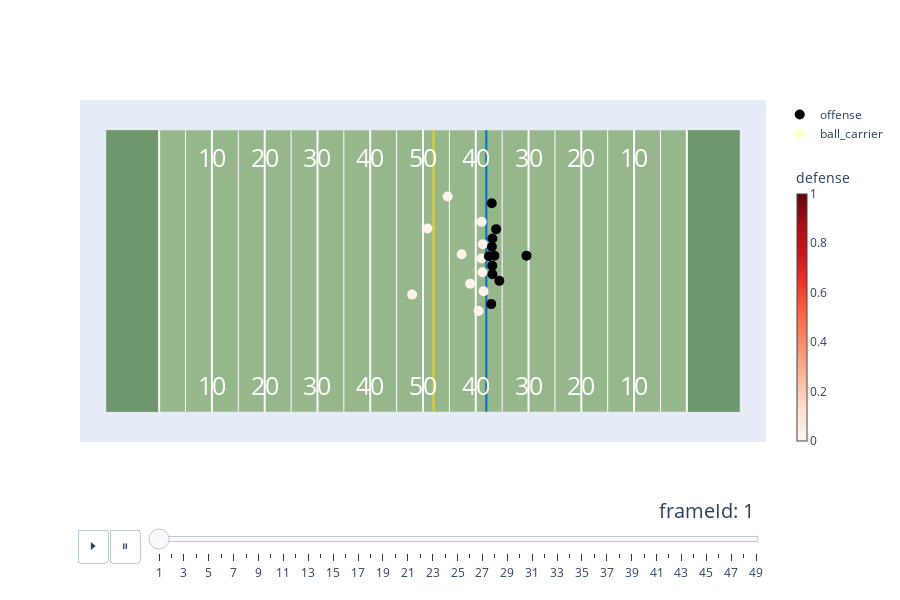

The notebook cell this image was saved under:
### Code cell
field_proba.fig.show()

### Figure 1 — Plotly figure (JSON) as saved in the notebook; plotly's stock layout.template omitted (floating-point values rounded to 4 significant figures)
{"data": [{"marker": {"cmax": 1, "cmin": 0, "color": "#fff2eb", "colorbar": {"len": 0.85, "thickness": 10, "title": {"text": "defense"}, "x": 1.03, "y": 0.4}, "colorscale": [[0, "rgb(255,245,240)"], [0.125, "rgb(254,224,210)"], [0.25, "rgb(252,187,161)"], [0.375, "rgb(252,146,114)"], [0.5, "rgb(251,106,74)"], [0.625, "rgb(239,59,44)"], [0.75, "rgb(203,24,29)"], [0.875, "rgb(165,15,21)"], [1, "rgb(103,0,13)"]], "size": 10}, "mode": "markers", "name": "defense", "showlegend": false, "type": "scatter", "x": [67.32, 71.28, 64.67, 68.95, 71.11, 71.34, 57.93, 70.55, 71.08, 71.48, 60.84], "y": [29.83, 26.41, 40.76, 24.25, 35.96, 31.73, 22.18, 19.07, 29.01, 22.81, 34.71]}, {"hoverinfo": "none", "marker": {"color": "black", "size": 10}, "mode": "markers", "name": "offense", "type": "scatter", "x": [73.13, 72.5, 73.03, 73.15, 73.53, 79.61, 73.86, 73.06, 72.93, 74.47, 73.16], "y": [27.64, 29.46, 39.5, 26.04, 29.54, 29.56, 34.58, 31.23, 20.38, 24.78, 32.8]}, {"hoverinfo": "none", "marker": {"color": "yellow", "opacity": 0, "size": 10}, "mode": "markers", "name": "ball_carrier", "type": "scatter", "x": [0], "y": [0]}], "layout": {"annotations": [{"font": {"color": "white", "size": 25}, "showarrow": false, "text": "10", "x": 20, "y": 48.3}, {"font": {"color": "white", "size": 25}, "showarrow": false, "text": "20", "x": 30, "y": 48.3}, {"font": {"color": "white", "size": 25}, "showarrow": false, "text": "30", "x": 40, "y": 48.3}, {"font": {"color": "white", "size": 25}, "showarrow": false, "text": "40", "x": 50, "y": 48.3}, {"font": {"color": "white", "size": 25}, "showarrow": false, "text": "50", "x": 60, "y": 48.3}, {"font": {"color": "white", "size": 25}, "showarrow": false, "text": "40", "x": 70, "y": 48.3}, {"font": {"color": "white", "size": 25}, "showarrow": false, "text": "30", "x": 80, "y": 48.3}, {"font": {"color": "white", "size": 25}, "showarrow": false, "text": "20", "x": 90, "y": 48.3}, {"font": {"color": "white", "size": 25}, "showarrow": false, "text": "10", "x": 100, "y": 48.3}, {"font": {"color": "white", "size": 25}, "showarrow": false, "text": "10", "x": 20, "y": 5}, {"font": {"color": "white", "size": 25}, "showarrow": false, "text": "20", "x": 30, "y": 5}, {"font": {"color": "white", "size": 25}, "showarrow": false, "text": "30", "x": 40, "y": 5}, {"font": {"color": "white", "size": 25}, "showarrow": false, "text": "40", "x": 50, "y": 5}, {"font": {"color": "white", "size": 25}, "showarrow": false, "text": "50", "x": 60, "y": 5}, {"font": {"color": "white", "size": 25}, "showarrow": false, "text": "40", "x": 70, "y": 5}, {"font": {"color": "white", "size": 25}, "showarrow": false, "text": "30", "x": 80, "y": 5}, {"font": {"color": "white", "size": 25}, "showarrow": false, "text": "20", "x": 90, "y": 5}, {"font": {"color": "white", "size": 25}, "showarrow": false, "text": "10", "x": 100, "y": 5}], "height": 600, "shapes": [{"fillcolor": "#96B78C", "layer": "below", "line": {"width": 0}, "type": "rect", "x0": 0, "x1": 120, "y0": 0, "y1": 53.3}, {"fillcolor": "#6F976D", "layer": "below", "line": {"width": 0}, "type": "rect", "x0": 0, "x1": 10, "y0": 0, "y1": 53.3}, {"fillcolor": "#6F976D", "layer": "below", "line": {"width": 0}, "type": "rect", "x0": 110, "x1": 120, "y0": 0, "y1": 53.3}, {"layer": "below", "line": {"color": "white", "width": 2}, "type": "line", "x0": 10, "x1": 10, "y0": 0, "y1": 53.3}, {"layer": "below", "line": {"color": "white", "width": 1}, "type": "line", "x0": 15, "x1": 15, "y0": 0, "y1": 53.3}, {"layer": "below", "line": {"color": "white", "width": 2}, "type": "line", "x0": 20, "x1": 20, "y0": 0, "y1": 53.3}, {"layer": "below", "line": {"color": "white", "width": 1}, "type": "line", "x0": 25, "x1": 25, "y0": 0, "y1": 53.3}, {"layer": "below", "line": {"color": "white", "width": 2}, "type": "line", "x0": 30, "x1": 30, "y0": 0, "y1": 53.3}, {"layer": "below", "line": {"color": "white", "width": 1}, "type": "line", "x0": 35, "x1": 35, "y0": 0, "y1": 53.3}, {"layer": "below", "line": {"color": "white", "width": 2}, "type": "line", "x0": 40, "x1": 40, "y0": 0, "y1": 53.3}, {"layer": "below", "line": {"color": "white", "width": 1}, "type": "line", "x0": 45, "x1": 45, "y0": 0, "y1": 53.3}, {"layer": "below", "line": {"color": "white", "width": 2}, "type": "line", "x0": 50, "x1": 50, "y0": 0, "y1": 53.3}, {"layer": "below", "line": {"color": "white", "width": 1}, "type": "line", "x0": 55, "x1": 55, "y0": 0, "y1": 53.3}, {"layer": "below", "line": {"color": "white", "width": 2}, "type": "line", "x0": 60, "x1": 60, "y0": 0, "y1": 53.3}, {"layer": "below", "line": {"color": "white", "width": 1}, "type": "line", "x0": 65, "x1": 65, "y0": 0, "y1": 53.3}, {"layer": "below", "line": {"color": "white", "width": 2}, "type": "line", "x0": 70, "x1": 70, "y0": 0, "y1": 53.3}, {"layer": "below", "line": {"color": "white", "width": 1}, "type": "line", "x0": 75, "x1": 75, "y0": 0, "y1": 53.3}, {"layer": "below", "line": {"color": "white", "width": 2}, "type": "line", "x0": 80, "x1": 80, "y0": 0, "y1": 53.3}, {"layer": "below", "line": {"color": "white", "width": 1}, "type": "line", "x0": 85, "x1": 85, "y0": 0, "y1": 53.3}, {"layer": "below", "line": {"color": "white", "width": 2}, "type": "line", "x0": 90, "x1": 90, "y0": 0, "y1": 53.3}, {"layer": "below", "line": {"color": "white", "width": 1}, "type": "line", "x0": 95, "x1": 95, "y0": 0, "y1": 53.3}, {"layer": "below", "line": {"color": "white", "width": 2}, "type": "line", "x0": 100, "x1": 100, "y0": 0, "y1": 53.3}, {"layer": "below", "line": {"color": "white", "width": 1}, "type": "line", "x0": 105, "x1": 105, "y0": 0, "y1": 53.3}, {"layer": "below", "line": {"color": "white", "width": 2}, "type": "line", "x0": 110, "x1": 110, "y0": 0, "y1": 53.3}, {"layer": "below", "line": {"color": "#0070C0", "width": 2}, "type": "line", "x0": 72, "x1": 72, "y0": 0, "y1": 53.3}, {"layer": "below", "line": {"color": "#E9D11F", "width": 2}, "type": "line", "x0": 62, "x1": 62, "y0": 0, "y1": 53.3}], "sliders": [{"active": 0, "currentvalue": {"font": {"size": 20}, "prefix": "frameId: ", "visible": true, "xanchor": "right"}, "len": 0.9, "pad": {"b": 10, "t": 50}, "steps": [{"args": [["1"], {"frame": {"duration": 50, "redraw": false}, "mode": "immediate", "transition": {"duration": 0}}], "label": "1", "method": "animate"}, {"args": [["2"], {"frame": {"duration": 50, "redraw": false}, "mode": "immediate", "transition": {"duration": 0}}], "label": "2", "method": "animate"}, {"args": [["3"], {"frame": {"duration": 50, "redraw": false}, "mode": "immediate", "transition": {"duration": 0}}], "label": "3", "method": "animate"}, {"args": [["4"], {"frame": {"duration": 50, "redraw": false}, "mode": "immediate", "transition": {"duration": 0}}], "label": "4", "method": "animate"}, {"args": [["5"], {"frame": {"duration": 50, "redraw": false}, "mode": "immediate", "transition": {"duration": 0}}], "label": "5", "method": "animate"}, {"args": [["6"], {"frame": {"duration": 50, "redraw": false}, "mode": "immediate", "transition": {"duration": 0}}], "label": "6", "method": "animate"}, {"args": [["7"], {"frame": {"duration": 50, "redraw": false}, "mode": "immediate", "transition": {"duration": 0}}], "label": "7", "method": "animate"}, {"args": [["8"], {"frame": {"duration": 50, "redraw": false}, "mode": "immediate", "transition": {"duration": 0}}], "label": "8", "method": "animate"}, {"args": [["9"], {"frame": {"duration": 50, "redraw": false}, "mode": "immediate", "transition": {"duration": 0}}], "label": "9", "method": "animate"}, {"args": [["10"], {"frame": {"duration": 50, "redraw": false}, "mode": "immediate", "transition": {"duration": 0}}], "label": "10", "method": "animate"}, {"args": [["11"], {"frame": {"duration": 50, "redraw": false}, "mode": "immediate", "transition": {"duration": 0}}], "label": "11", "method": "animate"}, {"args": [["12"], {"frame": {"duration": 50, "redraw": false}, "mode": "immediate", "transition": {"duration": 0}}], "label": "12", "method": "animate"}, {"args": [["13"], {"frame": {"duration": 50, "redraw": false}, "mode": "immediate", "transition": {"duration": 0}}], "label": "13", "method": "animate"}, {"args": [["14"], {"frame": {"duration": 50, "redraw": false}, "mode": "immediate", "transition": {"duration": 0}}], "label": "14", "method": "animate"}, {"args": [["15"], {"frame": {"duration": 50, "redraw": false}, "mode": "immediate", "transition": {"duration": 0}}], "label": "15", "method": "animate"}, {"args": [["16"], {"frame": {"duration": 50, "redraw": false}, "mode": "immediate", "transition": {"duration": 0}}], "label": "16", "method": "animate"}, {"args": [["17"], {"frame": {"duration": 50, "redraw": false}, "mode": "immediate", "transition": {"duration": 0}}], "label": "17", "method": "animate"}, {"args": [["18"], {"frame": {"duration": 50, "redraw": false}, "mode": "immediate", "transition": {"duration": 0}}], "label": "18", "method": "animate"}, {"args": [["19"], {"frame": {"duration": 50, "redraw": false}, "mode": "immediate", "transition": {"duration": 0}}], "label": "19", "method": "animate"}, {"args": [["20"], {"frame": {"duration": 50, "redraw": false}, "mode": "immediate", "transition": {"duration": 0}}], "label": "20", "method": "animate"}, {"args": [["21"], {"frame": {"duration": 50, "redraw": false}, "mode": "immediate", "transition": {"duration": 0}}], "label": "21", "method": "animate"}, {"args": [["22"], {"frame": {"duration": 50, "redraw": false}, "mode": "immediate", "transition": {"duration": 0}}], "label": "22", "method": "animate"}, {"args": [["23"], {"frame": {"duration": 50, "redraw": false}, "mode": "immediate", "transition": {"duration": 0}}], "label": "23", "method": "animate"}, {"args": [["24"], {"frame": {"duration": 50, "redraw": false}, "mode": "immediate", "transition": {"duration": 0}}], "label": "24", "method": "animate"}, {"args": [["25"], {"frame": {"duration": 50, "redraw": false}, "mode": "immediate", "transition": {"duration": 0}}], "label": "25", "method": "animate"}, {"args": [["26"], {"frame": {"duration": 50, "redraw": false}, "mode": "immediate", "transition": {"duration": 0}}], "label": "26", "method": "animate"}, {"args": [["27"], {"frame": {"duration": 50, "redraw": false}, "mode": "immediate", "transition": {"duration": 0}}], "label": "27", "method": "animate"}, {"args": [["28"], {"frame": {"duration": 50, "redraw": false}, "mode": "immediate", "transition": {"duration": 0}}], "label": "28", "method": "animate"}, {"args": [["29"], {"frame": {"duration": 50, "redraw": false}, "mode": "immediate", "transition": {"duration": 0}}], "label": "29", "method": "animate"}, {"args": [["30"], {"frame": {"duration": 50, "redraw": false}, "mode": "immediate", "transition": {"duration": 0}}], "label": "30", "method": "animate"}, {"args": [["31"], {"frame": {"duration": 50, "redraw": false}, "mode": "immediate", "transition": {"duration": 0}}], "label": "31", "method": "animate"}, {"args": [["32"], {"frame": {"duration": 50, "redraw": false}, "mode": "immediate", "transition": {"duration": 0}}], "label": "32", "method": "animate"}, {"args": [["33"], {"frame": {"duration": 50, "redraw": false}, "mode": "immediate", "transition": {"duration": 0}}], "label": "33", "method": "animate"}, {"args": [["34"], {"frame": {"duration": 50, "redraw": false}, "mode": "immediate", "transition": {"duration": 0}}], "label": "34", "method": "animate"}, {"args": [["35"], {"frame": {"duration": 50, "redraw": false}, "mode": "immediate", "transition": {"duration": 0}}], "label": "35", "method": "animate"}, {"args": [["36"], {"frame": {"duration": 50, "redraw": false}, "mode": "immediate", "transition": {"duration": 0}}], "label": "36", "method": "animate"}, {"args": [["37"], {"frame": {"duration": 50, "redraw": false}, "mode": "immediate", "transition": {"duration": 0}}], "label": "37", "method": "animate"}, {"args": [["38"], {"frame": {"duration": 50, "redraw": false}, "mode": "immediate", "transition": {"duration": 0}}], "label": "38", "method": "animate"}, {"args": [["39"], {"frame": {"duration": 50, "redraw": false}, "mode": "immediate", "transition": {"duration": 0}}], "label": "39", "method": "animate"}, {"args": [["40"], {"frame": {"duration": 50, "redraw": false}, "mode": "immediate", "transition": {"duration": 0}}], "label": "40", "method": "animate"}, {"args": [["41"], {"frame": {"duration": 50, "redraw": false}, "mode": "immediate", "transition": {"duration": 0}}], "label": "41", "method": "animate"}, {"args": [["42"], {"frame": {"duration": 50, "redraw": false}, "mode": "immediate", "transition": {"duration": 0}}], "label": "42", "method": "animate"}, {"args": [["43"], {"frame": {"duration": 50, "redraw": false}, "mode": "immediate", "transition": {"duration": 0}}], "label": "43", "method": "animate"}, {"args": [["44"], {"frame": {"duration": 50, "redraw": false}, "mode": "immediate", "transition": {"duration": 0}}], "label": "44", "method": "animate"}, {"args": [["45"], {"frame": {"duration": 50, "redraw": false}, "mode": "immediate", "transition": {"duration": 0}}], "label": "45", "method": "animate"}, {"args": [["46"], {"frame": {"duration": 50, "redraw": false}, "mode": "immediate", "transition": {"duration": 0}}], "label": "46", "method": "animate"}, {"args": [["47"], {"frame": {"duration": 50, "redraw": false}, "mode": "immediate", "transition": {"duration": 0}}], "label": "47", "method": "animate"}, {"args": [["48"], {"frame": {"duration": 50, "redraw": false}, "mode": "immediate", "transition": {"duration": 0}}], "label": "48", "method": "animate"}, {"args": [["49"], {"frame": {"duration": 50, "redraw": false}, "mode": "immediate", "transition": {"duration": 0}}], "label": "49", "method": "animate"}], "transition": {"duration": 50, "easing": "cubic-in-out"}, "x": 0.1, "xanchor": "left", "y": 0, "yanchor": "top"}], "updatemenus": [{"buttons": [{"args": [null, {"frame": {"duration": 50, "redraw": false}, "fromcurrent": true, "transition": {"duration": 0}}], "label": "⏵", "method": "animate"}, {"args": [[null], {"frame": {"duration": 0, "redraw": false}, "mode": "immediate", "transition": {"duration": 0}}], "label": "⏸", "method": "animate"}], "direction": "left", "pad": {"r": 10, "t": 87}, "showactive": false, "type": "buttons", "x": 0.1, "xanchor": "right", "y": 0, "yanchor": "top"}], "xaxis": {"range": [-5, 125], "visible": false}, "yaxis": {"range": [-5, 58.3], "scaleanchor": "x", "scaleratio": 1, "visible": false}}}
